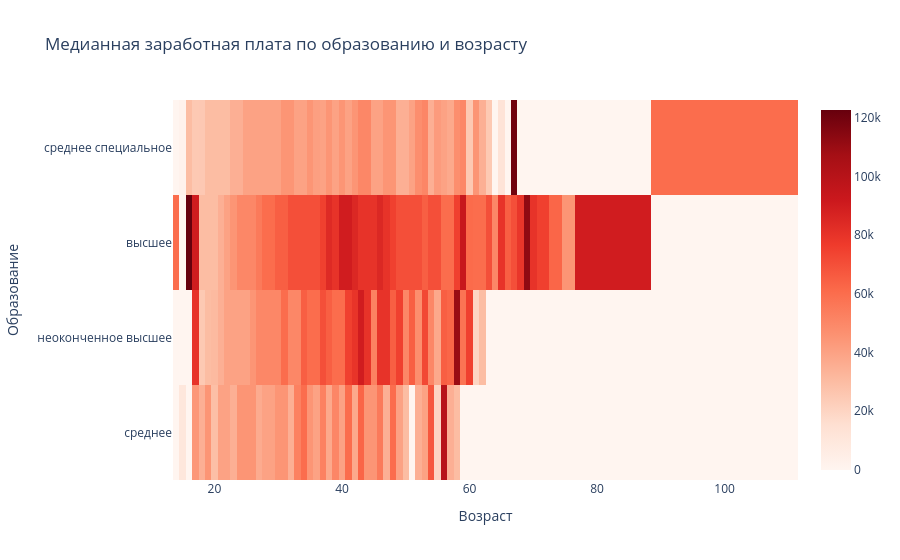

This figure's notebook cell:
### Markdown cell above
Построим сводную таблицу, иллюстрирующую зависимость **медианной** желаемой заработной платы от возраста (**"Возраст"**) и образования (**"Образование"**). На полученной сводной таблице построим **тепловую карту**.

### Code cell
pivot_table = resume_data.pivot_table(
    values='ЗП (руб)',
    index='Образование',
    columns='Возраст',
    aggfunc='median',
    fill_value=0
)
fig = px.imshow(
    pivot_table,
    aspect='auto',
    color_continuous_scale='reds',
    title='Медианная заработная плата по образованию и возрасту'
)
fig.show()
fig.write_html("Data/Figure7.html")

### Figure 1 — Plotly figure (JSON) as saved in the notebook; plotly's stock layout.template omitted (floating-point values rounded to 4 significant figures; data arrays with more than 128 entries replaced by an {"elided": "..."} marker saying what was removed)
{"data": [{"coloraxis": "coloraxis", "hovertemplate": "Возраст: %{x}<br>Образование: %{y}<br>color: %{z}<extra></extra>", "name": "0", "type": "heatmap", "x": [14, 15, 16, 17, 18, 19, 20, 21, 22, 23, 24, 25, 26, 27, 28, 29, 30, 31, 32, 33, 34, 35, 36, 37, 38, 39, 40, 41, 42, 43, 44, 45, 46, 47, 48, 49, 50, 51, 52, 53, 54, 55, 56, 57, 58, 59, 60, 61, 62, 63, 64, 65, 66, 67, 68, 69, 70, 71, 72, 73, 76, 77, 100], "xaxis": "x", "y": ["cреднее специальное", "высшее", "неоконченное высшее", "среднее"], "yaxis": "y", "z": {"elided": "4x63 float values"}}], "layout": {"coloraxis": {"colorscale": [[0, "rgb(255,245,240)"], [0.125, "rgb(254,224,210)"], [0.25, "rgb(252,187,161)"], [0.375, "rgb(252,146,114)"], [0.5, "rgb(251,106,74)"], [0.625, "rgb(239,59,44)"], [0.75, "rgb(203,24,29)"], [0.875, "rgb(165,15,21)"], [1, "rgb(103,0,13)"]]}, "title": {"text": "Медианная заработная плата по образованию и возрасту"}, "xaxis": {"anchor": "y", "domain": [0, 1], "title": {"text": "Возраст"}}, "yaxis": {"anchor": "x", "autorange": "reversed", "domain": [0, 1], "title": {"text": "Образование"}}}}
